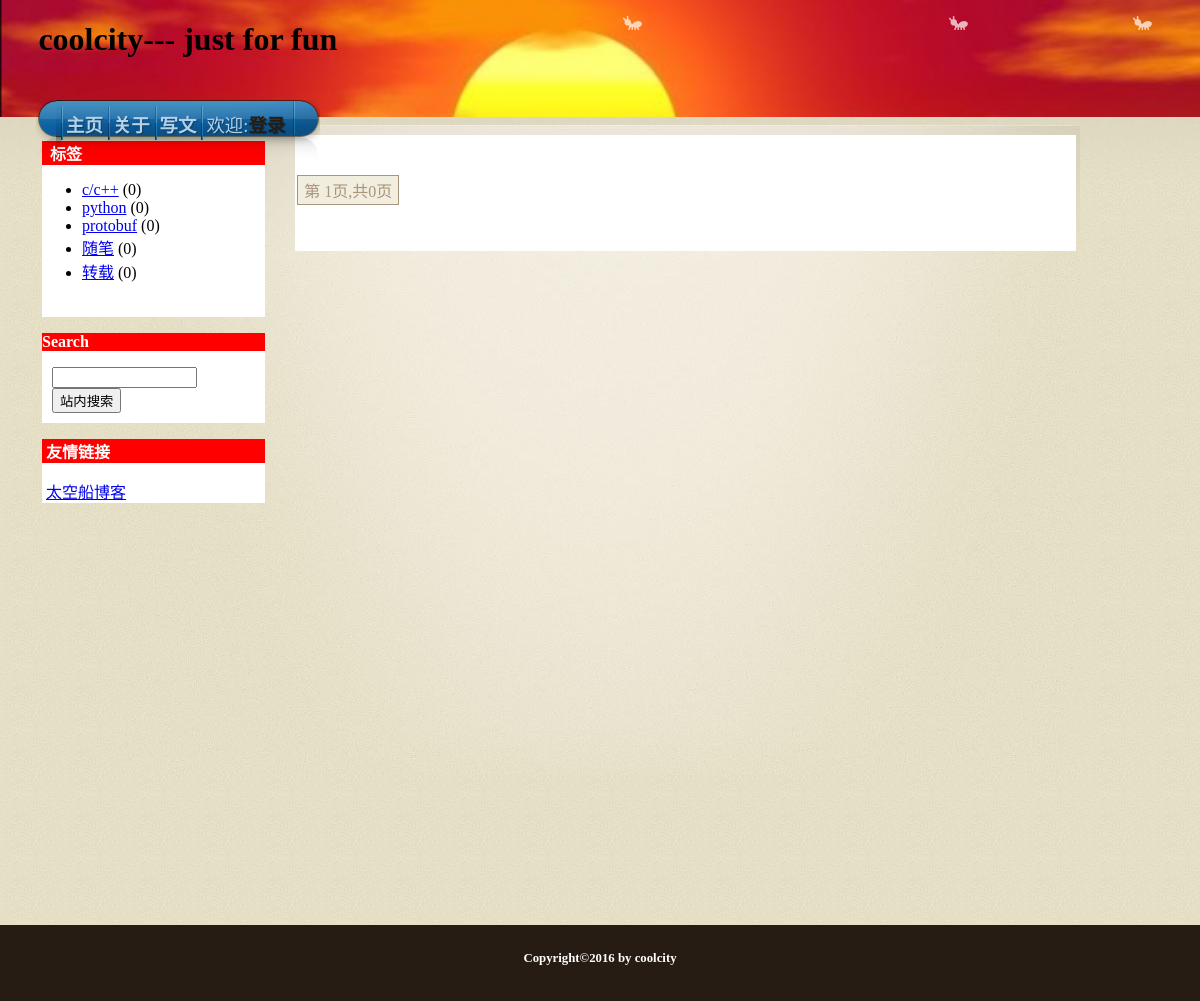
The app's page /CIblog/blog, older data.
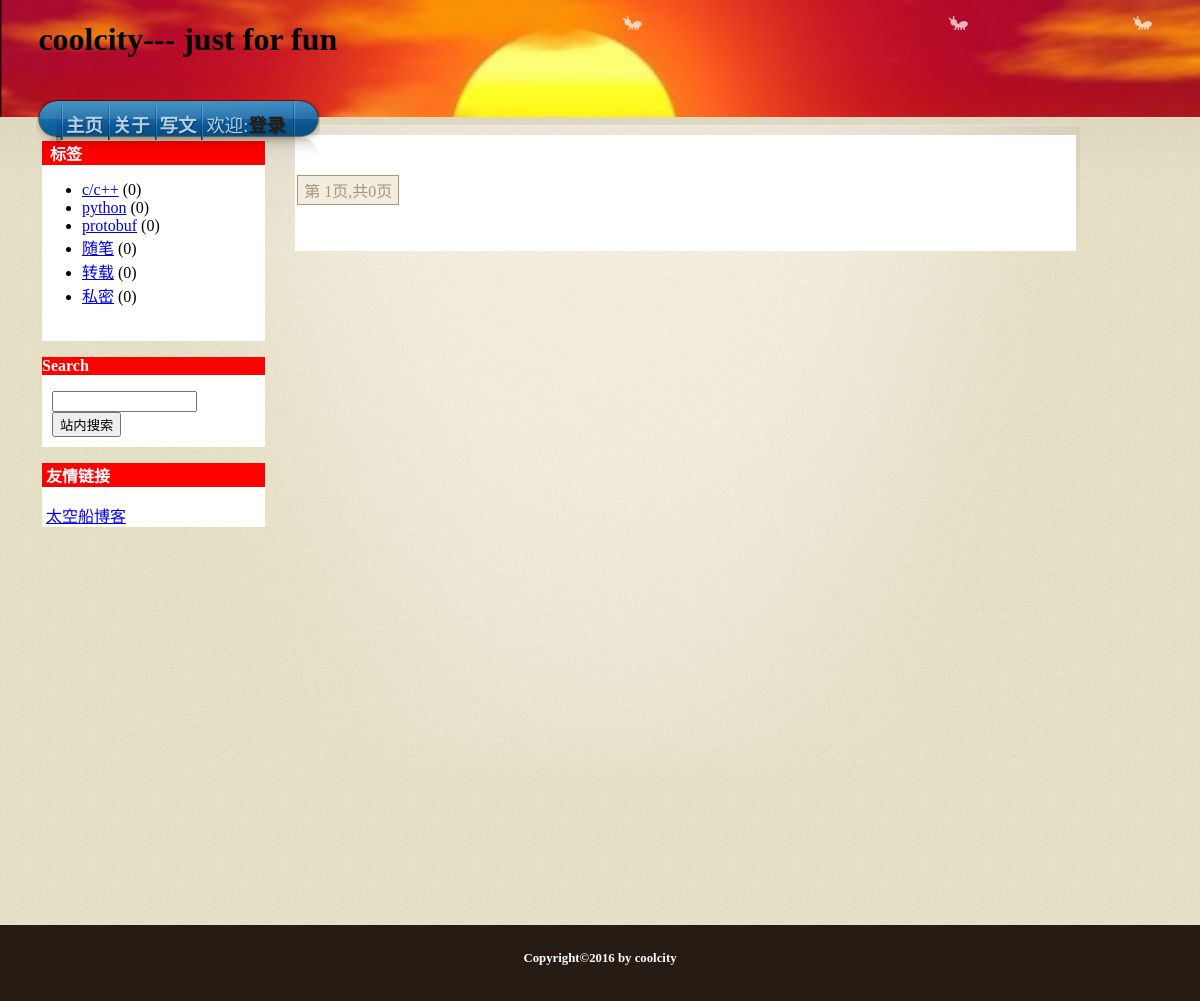
The same page, newer data.
### tables this page shows
create table if not exists tags
(
	id int(11) auto_increment primary key,
	tagname varchar(40) not null
)default charset=utf8;

### CIblog/application/controllers/Blog.php (called while the page is built, shortened)
<?php
class Blog extends CI_Controller {
    public function __construct()
    {
        $this->load->helper('url_helper');
        $this->load->helper('url');
    }
    public function home($page =1)
    {
        $this->load->view('templates/header');
	    $this->articlepages_withcondition(0, $page);
        $this->load->view('templates/footer');
    }
    private function articlepages_withcondition($tagid = 0, $nextpag = 1)
    {
        $this->load->model('news_model');
        $perpage = 10;
        $param = $this->set_param();
        $param["tagid"] = $tagid;
        $param["nextpag"] = $nextpag;
        $param["per"] = $perpage;
        if (empty($_POST["sum"]))
        {
            $rowres = $this->news_model->get_brief_num($tagid, $param["uid"], $param["keyword"]);
            $allsum= $rowres["couid"];
            $data["allpage"] = ceil($allsum/$perpage);
        }
        else
        {
            $data["allpage"] = $_POST["sum"];
        }
        $data['curtag'] = $tagid;
        $data['news'] = $this->news_model->condition_paging($param);
        arsort($data['news']);
        $data["curpage"] = $nextpag;
        $maxid = 0;
        $minid = 0xFFFFFFFF;
        $data["maxid"] = $maxid;
        $data["minid"] = $minid;
        $data["keyword"] = $param["keyword"];
        $this->load->view('templates/main-head');
        $this->LoadLeft($param["keyword"]);
        $this->load->view('pages/artcle_page', $data);
        $this->load->view('templates/main-end');
    }
    private function set_param()
    {
        if (!isset($_SESSION['username']))
        {
            $param["uid"] = "";
        }
        else
        {
            $param["uid"] = $_SESSION['username'];
        }
        if (empty($_POST["maxid"]))
        {
            $maxid = 0;
        }
        else
        {
           $maxid = $_POST["maxid"];
        }
        if (empty($_POST["minid"]))
        {
            $minid = 0;
        }
        else
        {
           $minid = $_POST["minid"];
        }
        if (empty($_POST["lastpage"]))
        {
            $lastpage = 1;
        }
        else
        {
           $lastpage = $_POST["lastpage"];
        }
        if (empty($_POST["keyword"]))
        {
            $keyword = "";
        }
        else
        {
           $keyword = $_POST["keyword"];
        }
        $param["maxid"] = $maxid;
        $param["minid"] = $minid;
        $param["lastpage"] = $lastpage;
        $param["keyword"] = $keyword;
        return $param;
    }
    public function LoadLeft($keyword = "")
    {
        if (!isset($_SESSION['username']))
        {
            $param["uid"] = "";
        }
        else
        {
            $param["uid"] = $_SESSION['username'];
        }
        $data['tags'] = $this->news_model->get_tags($param);
	$data['keyword'] = $keyword;
        $this->load->view('templates/left',$data);
    }
}
?>

### CIblog/index.php (called while the page is built, shortened)
<?php
require_once BASEPATH.'core/CodeIgniter.php';

### CIblog/application/models/News_model.php (called while the page is built, shortened)
<?php
class News_model extends CI_Model {
    public function get_tags($param)
    {
        $userid = $param["uid"];
        $secret_id = $this->get_secret_tag();
        $sql = 'select A.*, count(B.id) as num from tags as A left join articles as B on A.id = B.tagid where IF(`userid` ="'.$userid.'", 1 , ( isnull(tagid) or tagid != '.$secret_id.')) and (isnull(isdel) or isdel=0) group by A.id';
        $query = $this->db->query($sql);
        return $query->result_array();
    }
    public function get_secret_tag()
    {
        $query = $this->db->get_where('tags', array('tagname' => "私密"));
        $secret_id = 0;
        $tags =  $query->result_array();
        if (count($tags))
        {
            $secret_id = $tags[0]["id"];
        }
        return $secret_id;
    }
}
?>

### CIblog/application/views/templates/left.php (the view, shortened to what this page needs)
<div class="main-left">
    <div class="left-tag">
        <p>&nbsp 标签</p>
        <ul>
         <?php foreach ($tags as $tag_item): ?>
            <li> <a href="<?php echo site_url('blog/tag/'.$tag_item['id']); ?>"> <?php echo $tag_item["tagname"] ?></a> (<?php echo $tag_item['num'] ?>)</li>
             <?php endforeach; ?>
        </ul>
        <br>
    </div>
        <div class="left-tag">
        <p>Search</p>
        <form method=post action="blog/searchinside">
        <input id='search' size="15" <?php if ($keyword != "") echo "value=$keyword" ?> name="keyword">
        <input type="submit" value="站内搜索">
        </form>
    </div>
    <div class="left-tag">
        <p>&nbsp;友情链接</p>
        &nbsp;<a href="http://www.boatsky.com/" title="一个有追求的前端工程师">太空船博客</a>
    </div>
</div>

### CIblog/application/views/templates/header.php (shortened to what this page needs)
<html>
    <head>
        <link rel="stylesheet" type="text/css" href="resource/basic.css">
        <link href="kindeditor/themes/default/default.css" rel="stylesheet" />
         <link rel="stylesheet" href="kindeditor/plugins/code/prettify.css" />
    </head>
    <body>
    <div class="banner" >
        <div class="banner-2">
            <h1>coolcity--- just for fun</h1>
        </div>
        <div id="nav-wrap1">
            <div id="nav-wrap2">
                <ul id="nav">
                    <li id="nav-homelink" class="current_page_item"><a class="fadeThis" href="blog" title="You are Home"><span>主页</span></a></li>
                    <li><a class="fadeThis" href="#"><span>关于</span></a></li>
                    <li><a class="fadeThis" href="blog/write"><span>写文</span></a></li>
                    <li><span class="welcome" >欢迎:</span>
                        <?php
                        if (!isset($_SESSION['username']))
                        {
                            echo '<a style="color:#261c13;font-weight: bold;" onmouseover="this.style.cssText=\'color:#FFFFFF;\'" onmouseout="this.style.cssText=\'color:#261c13;\'" href="blog/login"><span>登录</span></a>';
                        }
                        else
                        {
                            $name = $_SESSION['username'];
                            echo '<span style="color:#ffffff;font-weight: bold;">'.$name.'</span>';
                        }
                        ?>
                    </li>
                </ul>
          </div>
        </div>
    </div>
    <div id="container" class="am-container ui-container">
        <div id="J_mayigogo" class="mayigogo">
              <b class="am-mayi mayi01" data-opt="{delay:1,speed:2}"></b>
              <b class="am-mayi mayi02" data-opt="{delay:1,speed:1}"></b>
              <b class="am-mayi mayi03" data-opt="{delay:3,speed:2}"></b>
        </div>
    </div>

### CIblog/application/views/templates/main-head.php
<div id="main-wrap1">
    <div id="main-wrap2">
        <div id="main" class="block-content">

### CIblog/application/views/pages/artcle_page.php (shortened to what this page needs)
            <div class="main-content">
		    <?php
                        echo '<div id="pagenavi" class="navigation">
                        <span class="pages">第 '.$curpage.'页,共'.$allpage.'页</span>
                         ';
                    ?>
            </div>
<br style="clear:both;" />
<br style="clear:both;" />

### CIblog/application/views/templates/main-end.php
        </div>
    </div>
</div>

### CIblog/application/views/templates/footer.php (shortened to what this page needs)
        <div id="footer">
            <p>Copyright©2016 by coolcity</p>
        </div>
    </body>
</html>

### resource/basic.css (style rules this page uses)
.banner { background: transparent url(images/banner.png) no-repeat; background-size: cover ; background-position:0px 0; position:absolute; top:0px; left:0px; width:100%; height:117px; }
.banner-2 { width:100%; height:100px; text-align:center; color:#000; }
.banner-2 h1 { float: left; margin-left: 1.2em; }
#nav-wrap1 { background: transparent url(images/nav-left.png) no-repeat left top; padding-left: 20px; position: absolute; z-index: 3; top: 100px; left: 3%; height: 64px; height: 64px; }
#nav-wrap2 { background: transparent url(images/nav-bg.png) no-repeat right top; padding-right: 25px; height: 64px; float: left; }
ul#nav { background: transparent url(images/nav-div.png) no-repeat right top; padding-right: 2px; display: block; height: 64px; }
ul#nav li { display: inline; float: left; position: relative; background: transparent url(images/nav-div.png) no-repeat left top; padding-left: 4px; }
ul#nav, ul#nav li { padding: 5; margin: 0; list-style-type: none; }
ul#nav .fadeThis { position: relative; z-index: 1; background: none; }
ul#nav li a { display: block; margin-top: 1px; height: 35px; float: left; color: #b5d1e6; text-decoration: none; font-size: 115%; font-weight: bold; text-shadow: rgba(0,0,0,0.3) 1px 1px 1px; }
ul#nav li .welcome { display: block; margin-top: 1px; height: 35px; float: left; color: #b5d1e6; font-size: 115%; font-weight: normal; text-shadow: rgba(0,0,0,0.3) 1px 1px 1px; }
body { margin:0px; padding:0px; }
.am-container { margin-top: 60px; }
.ui-container { background: none; }
.mayigogo { position: absolute; height: 15px; top: 15px; left: 0px; width: 100%; overflow: hidden; }
.mayigogo .am-mayi { display: block; position: absolute; bottom: 0; right: 0; height: 15px; width: 30px; background: url(images/T1SqJcXbBFXXXXXXXX.png) 0 -10px no-repeat; }
.mayigogo .mayi01 { right: 500px; }
.mayigogo .mayi02 { right: 200px; }
.mayigogo .mayi03 { right: 30px; }
#main-wrap1 { background: transparent url(images/main-bg.jpg) repeat center top; height:auto !important; overflow:auto; }
#main-wrap2 { background: transparent url(images/main-top.jpg) repeat-x center top; height:auto !important; overflow:auto; }
#main { background: transparent url(images/main-center.jpg) no-repeat center top; width: 93% ; margin-top: 65px; height:auto !important; overflow:auto; }
.block-content { width: 600px; min-height:100%; //height:200px; margin: 0 auto; display: block; }
.main-left { float:left; width:20%; }
.main-content { float:left; width:70%; margin-left:30px; margin-top:10px; background-color:#ffffff; }
.left-tag { margin-top:10px; background-color:#ffffff; }
.left-tag p { background-color:red; color:#FFFFFF; font-weight:bold; }
.left-tag form { padding-left:10px; padding-bottom:10px; }
#footer { padding: 1em 0; width: 100%; height: 50px; text-align: center; font-size: 0.8em; background-color: #261c13; color: white; font-weight: bold; display: block; }
#pagenavi { display: block; padding-bottom: 10px; font-size: 100% !important; margin-top:40px; }
#pagenavi span.pages { color: #a9947c !important; display:inline-block; }
.navigation a:hover, { color:#df2e56; text-decoration:underline; font-weight:bold; }
#pagenavi a, #pagenavi span.pages, #pagenavi span.extend { margin: 0 2px; }
#pagenavi a, #pagenavi span.pages, #pagenavi span.extend { padding: 2px 6px 2px 6px !important; border: 1px solid #a9947c !important; background: #f2eedf !important; text-decoration: none; margin: 0 2px; }

Row changes from the older to the newer data that the page shows:
added tags: tagname "私密", num "0"
